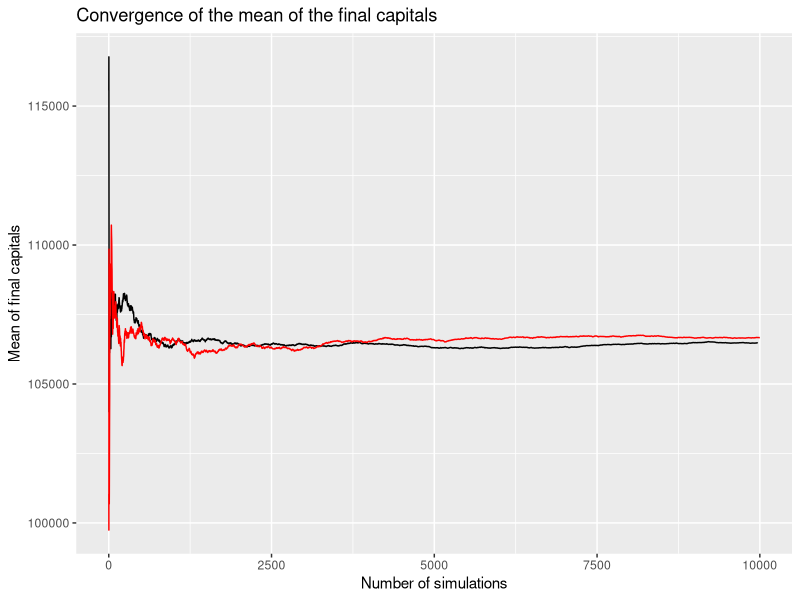
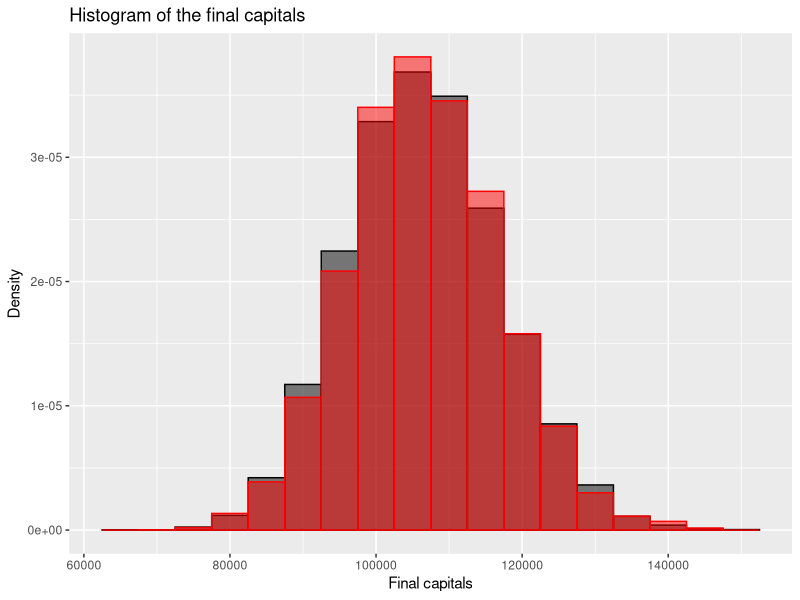
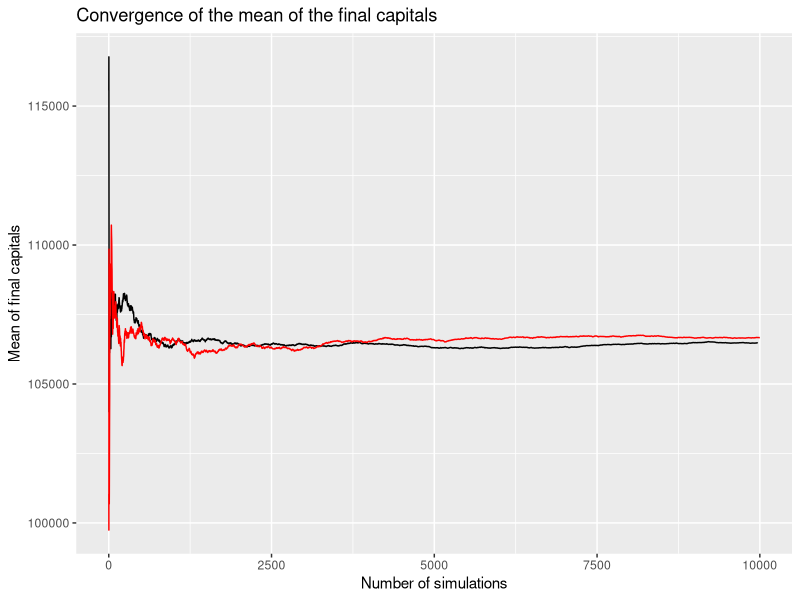
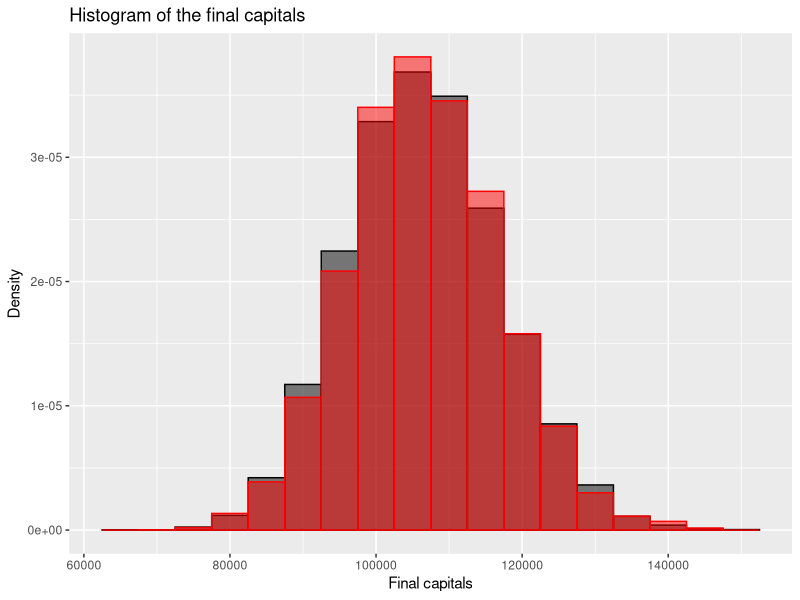

Here is the R script that generated these plots, in order:
## ---- chunk 1
library(ggplot2)
library(cowplot)
library(knitr)
library(dplyr)
#library(kableExtra)
opts_chunk$set(echo = TRUE, fig.fullwidth=TRUE, fig.height=3)
## ---- chunk 2
inverse.claim <- function(x) {
  return(max((100 / (1 - x)^(1 / 2.5)), 0))
}
## ---- chunk 3
simulate_one_insurance <- function(c0, n0, a, tl, lambda, mu, nu) {
  # Initialize variables
  t <- 0
  n <- n0
  c <- c0
  # Update capital with annuity payments
  dt <- rexp(1, lambda * n + mu * n + nu)
  t <- t + dt
  while (t < tl) {
    # Update the capital with the proportional part of the payments
    c <- c + n * a * dt
    # Decide the type of event
    u <- runif(1)
    if (u < lambda * n / (lambda * n + mu * n + nu)) {
      # Claim event
      claim_amount <- inverse.claim(runif(1))
      c <- c - claim_amount
    } else if (u < (lambda * n + mu * n) / (lambda * n + mu * n + nu)) {
      # Departure event
      n <- max(n - 1, 0)
    } else {
      # Enrollment event
      n <- n + 1
    }
    # Stop if capital becomes negative
    if (c < 0) break
    # Time of next event
    dt <- rexp(1, lambda * n + mu * n + nu)
    t <- t + dt
  }
  return(c)
}
## ---- chunk 4
simulate_insurance <- function(c0, n0, a, tl, lambda, mu, nu, MC) {
  final_capitals <- vector("numeric", MC)
  # Simulate MC paths
  final_capitals <- replicate(MC, simulate_one_insurance(c0, n0, a, tl, lambda, mu, nu))
  # Compute and return outputs
  fraction <- sum(final_capitals > 0) / MC
  pos_fc <- final_capitals[final_capitals > 0]
  mean_final_capitals <- mean(pos_fc)
  sd_final_capitals <- sd(pos_fc)
  return(list(fraction = fraction, mean_final_capital = mean_final_capitals,
              sd_final_capital = sd_final_capitals, pos_fc = pos_fc))
}
## ---- chunk 5
simulate_one_insurance_antithetic <- function(c0, n0, a, tl, lambda, mu, nu) {
  # Initialize variables
  t <- 0
  n <- n0
  c <- c0
  c_anti <- c0
  # Update capital with annuity payments
  dt <- rexp(1, lambda * n + mu * n + nu)
  t <- t + dt
  while (t < tl) {
    # Update the capital with the proportional part of the payments
    c <- c + n * a * dt
    c_anti <- c_anti + n * a * dt
    # Decide the type of event
    u <- runif(1)
    if (u < lambda * n / (lambda * n + mu * n + nu)) {
      # Claim event
      u <- runif(1)
      if (c > 0) { # If the capital is positive, we can perform a claim
        claim_amount <- inverse.claim(u)
        c <- c - claim_amount
      }
      if (c_anti > 0) { 
        # If the capital is positive for antithetic, 
        # we can perform a claim else keep it negative
        claim_anti <- inverse.claim(1-u)
        c_anti <- c_anti - claim_anti
      }
    } else if (u < (lambda * n + mu * n) / (lambda * n + mu * n + nu)) {
      # Departure event
      n <- max(n - 1, 0)
    } else {
      # Enrollment event
      n <- n + 1
    }
    # Stop if both capitals becomes negative, if only one does,
    # we keep going with the other
    if (c < 0 && c_anti < 0) break
    # Time of next event
    dt <- rexp(1, lambda * n + mu * n + nu)
    t <- t + dt
  }
  return(c(c, c_anti))
}
## ---- chunk 6
simulate_insurance_antithetic <- function(c0, n0, a, tl, lambda, mu, nu, MC) {
  final_capitals <- vector("numeric", MC)
  # Simulate MC pairs of antithetic paths
  # for (i in 1:(MC/2)) {
  #   final_capitals[i] <- simulate_one_insurance(c0, n0, a, tl, lambda, mu, nu)
  #   final_capitals[i + (MC/2)] <- simulate_one_insurance(c0, n0, a, tl, lambda, mu, nu) * -1
  # }
  # Compute and return outputs
  # antithetic_final_capitals <- c(final_capitals[1:(MC/2)], -final_capitals[(MC/2+1):MC])
  antithetic_final_capitals <- replicate(MC/2, simulate_one_insurance_antithetic(
                                         c0, n0, a, tl, lambda, mu, nu))
  fraction <- sum(antithetic_final_capitals > 0) / MC
  pos_fc <- antithetic_final_capitals[antithetic_final_capitals > 0]
  mean_final_capitals <- mean(pos_fc)
  sd_final_capitals <- sd(pos_fc)
  return(list(fraction = fraction, mean_final_capital = mean_final_capitals,
              sd_final_capital = sd_final_capitals, pos_fc = pos_fc))
}
## ---- chunk 7
set.seed(42)
res_normal <- simulate_insurance(c0 = 1000, n0 = 100, a = 100, tl = 100, 
                          lambda = 0.1, mu = 0.1, nu = 0.3, MC = 10000)
res_anti <- simulate_insurance_antithetic(c0 = 1000, n0 = 100, a = 100, tl = 100, 
                          lambda = 0.1, mu = 0.1, nu = 0.3, MC = 10000)

time_normal <- system.time(simulate_insurance(c0 = 1000, n0 = 100, a = 100, tl = 100, 
                          lambda = 0.1, mu = 0.1, nu = 0.3, MC = 10000))
time_anti <- system.time(simulate_insurance_antithetic(c0 = 1000, n0 = 100, a = 100, tl = 100, 
                          lambda = 0.1, mu = 0.1, nu = 0.3, MC = 10000))
names(time_normal)[3] <- "time elapsed"
names(time_anti)[3] <- "time elapsed"
## ---- chunk 8
kable(rbind(c(res_normal[1:3], time_normal[3]), c(res_anti[1:3], time_anti[3])), 
      caption = "Results of the simulation with and without antithetic variates") # %>%
  # kable_styling(latex_options = c("striped", "scale_down"), 
                # full_width = FALSE)
## ---- chunk 9
num.normal <- as.numeric(unlist(res_normal['pos_fc']))
num.anti <- as.numeric(unlist(res_anti['pos_fc']))
p1 <- ggplot() + 
      geom_line(mapping=aes(x = 1:length(num.normal), 
                            y = cumsum(num.normal)/(1:length(num.normal))),
                color = "black") +
      geom_line(mapping=aes(x=1:length(num.anti),
                            y = cumsum(num.anti)/(1:length(num.anti))),
                color = "red") +
      labs(x = "Number of simulations", y = "Mean of final capitals",
           title = "Convergence of the mean of the final capitals")
plot(p1)
ggsave("mean_final_cap.png", p1, width = 10, height = 5)
p2 <- ggplot() + 
      geom_histogram(mapping= aes(x = num.normal, y=after_stat(density)),
                      binwidth=5000, color = "black", fill = "black", alpha = .5) + 
      stat_function(fun=dnorm, args=list(mean=mean(num.normal), 
                    sd = sd(num.normal), colour = "black")) +
      geom_histogram(mapping= aes(x = num.anti, y=after_stat(density)),
                      binwidth=5000, color = "red", fill = "red", alpha = .5) + 
      stat_function(fun=dnorm, args=list(mean=mean(num.anti), 
                    sd = sd(num.anti), colour = "red")) +
      labs(x = "Final capitals", y = "Density", 
              title = "Histogram of the final capitals")
plot(p2)
ggsave("densities_final_caps.png", p2, width = 10, height = 5)
